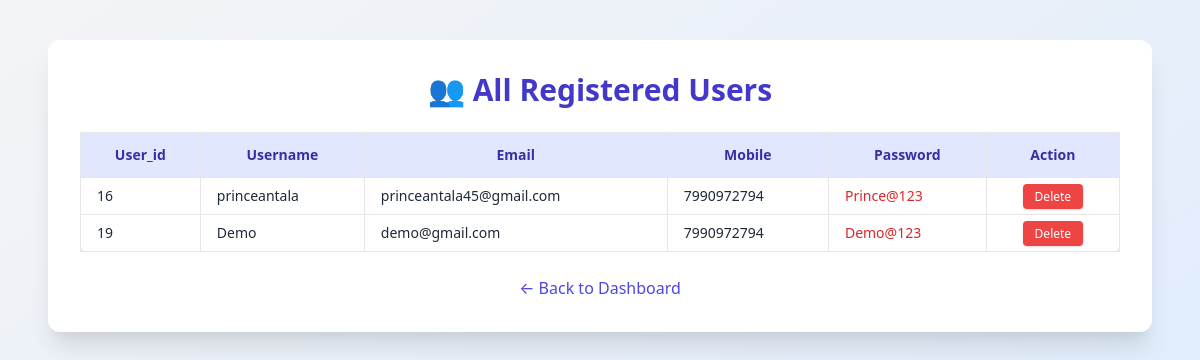
The page /admin_user.php on the database its author committed.
### tables this page shows
CREATE TABLE `signup` (
  `user_id` int(11) NOT NULL,
  `username` varchar(20) NOT NULL,
  `email` varchar(50) NOT NULL,
  `mobile` varchar(50) NOT NULL,
  `password` varchar(255) NOT NULL,
  `signup_date` datetime NOT NULL DEFAULT current_timestamp()
);

### src/admin_user.php (the view, shortened to what this page needs)
<?php
$host = "localhost";
$user = "root";
$password = "";
$dbname = "turfbookingsystem";
$conn = mysqli_connect($host, $user, $password, $dbname);
$users = mysqli_query($conn, "SELECT * FROM signup");
?>
<!DOCTYPE html>
<html lang="en">
<head>
  <link href="https://cdn.jsdelivr.net/npm/tailwindcss@2.2.19/dist/tailwind.min.css" rel="stylesheet">
</head>
<body class="bg-gradient-to-br from-gray-100 to-blue-100 text-gray-800 min-h-screen">
  <div class="max-w-6xl mx-auto py-10 px-6">
    <div class="bg-white p-8 rounded-xl shadow-xl">
      <h1 class="text-3xl font-bold mb-6 text-center text-indigo-700">👥 All Registered Users</h1>
      <div class="overflow-x-auto">
        <table class="min-w-full text-sm border border-gray-300 rounded-lg shadow">
          <thead class="bg-indigo-100 text-indigo-800">
            <tr>
              <th class="py-3 px-4 border">User_id</th>
              <th class="py-3 px-4 border">Username</th>
              <th class="py-3 px-4 border">Email</th>
              <th class="py-3 px-4 border">Mobile</th>
              <th class="py-3 px-4 border">Password</th>
              <th class="py-3 px-4 border">Action</th>
            </tr>
          </thead>
          <tbody>
            <?php while ($row = mysqli_fetch_assoc($users)) : ?>
              <tr class="hover:bg-gray-50 transition">
                <td class="py-2 px-4 border"><?= htmlspecialchars($row['user_id']) ?></td>
                <td class="py-2 px-4 border"><?= htmlspecialchars($row['username']) ?></td>
                <td class="py-2 px-4 border"><?= htmlspecialchars($row['email']) ?></td>
                <td class="py-2 px-4 border"><?= htmlspecialchars($row['mobile']) ?></td>
                <td class="py-2 px-4 border text-red-600"><?= htmlspecialchars($row['password']) ?></td>
                <td class="py-2 px-4 border text-center">
                  <a href="?delete=<?= $row['user_id'] ?>"
                     onclick="return confirm('Are you sure you want to delete this user?')"
                     class="bg-red-500 hover:bg-red-600 text-white px-3 py-1 rounded text-xs shadow">
                    Delete
                  </a>
                </td>
              </tr>
            <?php endwhile; ?>
          </tbody>
        </table>
      </div>
      <div class="text-center mt-6">
        <a href="admin_dashboard.php" class="inline-block text-indigo-600 hover:underline">← Back to Dashboard</a>
      </div>
    </div>
  </div>
</body>
</html>

### rows shown on the page
signup: user_id "16", username "princeantala", email "princeantala45@gmail.com", mobile "7990972794", password "Prince@123"
signup: user_id "19", username "Demo", email "demo@gmail.com", mobile "7990972794", password "Demo@123"
